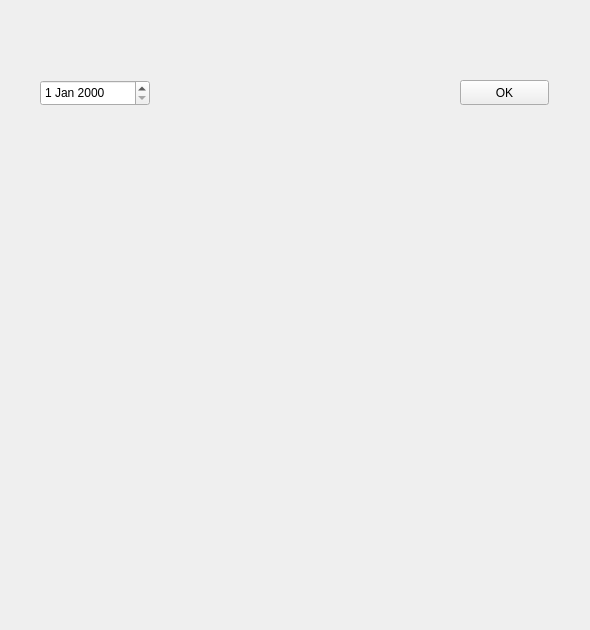
<?xml version="1.0" encoding="UTF-8"?>
<ui version="4.0">
 <class>schedule</class>
 <widget class="QWidget" name="schedule">
  <property name="geometry">
   <rect>
    <x>0</x>
    <y>0</y>
    <width>590</width>
    <height>630</height>
   </rect>
  </property>
  <property name="windowTitle">
   <string>KirinSchedule</string>
  </property>
  <widget class="MainCalendar" name="calendar" native="true">
   <property name="geometry">
    <rect>
     <x>40</x>
     <y>110</y>
     <width>511</width>
     <height>500</height>
    </rect>
   </property>
  </widget>
  <widget class="QDateEdit" name="dateEdit">
   <property name="geometry">
    <rect>
     <x>40</x>
     <y>80</y>
     <width>110</width>
     <height>26</height>
    </rect>
   </property>
  </widget>
  <widget class="QPushButton" name="pushButton">
   <property name="geometry">
    <rect>
     <x>460</x>
     <y>80</y>
     <width>89</width>
     <height>25</height>
    </rect>
   </property>
   <property name="text">
    <string>OK</string>
   </property>
  </widget>
 </widget>
 <customwidgets>
  <customwidget>
   <class>MainCalendar</class>
   <extends>QWidget</extends>
   <header>maincalendar.h</header>
   <container>1</container>
  </customwidget>
 </customwidgets>
 <resources/>
 <connections/>
</ui>
